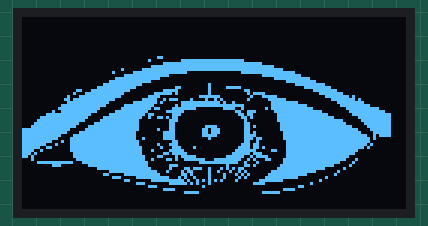
This sketch was run on a simulated Arduino Uno, built with avr-gcc and run on an emulated ATmega328P. On the bench: 128×64 one-colour display.

Above: at 0.1 s.

The sketch:

smartface_recog.ino
```cpp
#include "ssd1306.h"
#include "Adafruit_GFX.h"
//////////////////////////
const uint8_t Owl [] PROGMEM = {
0x00, 0x00, 0x00, 0x00, 0x00, 0x00, 0x00, 0x00, 0x00, 0x00,
0x00, 0x00, 0x00, 0x00, 0x00, 0x00, 0x00, 0x00, 0x00, 0x00,
0x00, 0x00, 0x00, 0x00, 0x00, 0x00, 0x00, 0x00, 0x00, 0x00,
0x00, 0x00, 0x00, 0x00, 0x00, 0x00, 0x00, 0x00, 0x00, 0x00,
0x00, 0x00, 0x00, 0x00, 0x00, 0x00, 0x00, 0x00, 0x00, 0x00,
0x00, 0x00, 0x00, 0x00, 0x00, 0x00, 0x00, 0x00, 0x00, 0x00,
0x00, 0x00, 0x00, 0x00, 0x00, 0x00, 0x00, 0x00, 0x00, 0x00,
0x00, 0x00, 0x00, 0x00, 0x00, 0x00, 0x00, 0x00, 0x00, 0x00,
0x00, 0x00, 0x00, 0x00, 0x00, 0x00, 0x00, 0x00, 0x00, 0x00,
0x00, 0x00, 0x00, 0x00, 0x00, 0x00, 0x00, 0x00, 0x00, 0x00,
0x00, 0x00, 0x00, 0x00, 0x00, 0x00, 0x00, 0x00, 0x00, 0x00,
0x00, 0x00, 0x00, 0x00, 0x00, 0x00, 0x00, 0x00, 0x00, 0x00,
0x00, 0x00, 0x00, 0x00, 0x00, 0x00, 0x00, 0x00, 0x00, 0x00,
0x00, 0x00, 0x00, 0x00, 0x00, 0x00, 0x00, 0x00, 0x00, 0x00,
0x00, 0x00, 0x00, 0x00, 0x00, 0x00, 0x00, 0x00, 0x00, 0x00,
0x00, 0x00, 0x00, 0x00, 0x00, 0x00, 0x00, 0x00, 0x00, 0x00,
0x00, 0x00, 0x00, 0x00, 0x00, 0x00, 0x00, 0x00, 0x00, 0x00,
0x40, 0x00, 0x00, 0x20, 0x20, 0x80, 0x80, 0x80, 0x80, 0x80,
0x80, 0xC0, 0xC0, 0xC0, 0xC0, 0xC0, 0xC0, 0xC0, 0xC0, 0xC0,
0xC0, 0xC0, 0xC0, 0xC0, 0xC0, 0xC0, 0xC0, 0xC0, 0xC0, 0xC0,
0xC0, 0xC0, 0x80, 0x80, 0x80, 0x80, 0x80, 0x80, 0x00, 0x00,
0x00, 0x00, 0x00, 0x00, 0x00, 0x00, 0x00, 0x00, 0x00, 0x00,
0x00, 0x00, 0x00, 0x00, 0x00, 0x00, 0x00, 0x00, 0x00, 0x00,
0x00, 0x00, 0x00, 0x00, 0x00, 0x00, 0x00, 0x00, 0x00, 0x00,
0x00, 0x00, 0x00, 0x00, 0x00, 0x00, 0x00, 0x00, 0x00, 0x00,
0x00, 0x00, 0x00, 0x00, 0x00, 0x00, 0x00, 0x00, 0x00, 0x00,
0x00, 0x00, 0x00, 0x00, 0x00, 0x00, 0x00, 0x00, 0x00, 0x00,
0x00, 0x00, 0x00, 0x00, 0x00, 0x00, 0x00, 0x00, 0x00, 0x00,
0x00, 0x80, 0x80, 0xC0, 0xC0, 0xE0, 0xE4, 0xF0, 0xF0, 0xF2,
0xF8, 0xF8, 0xF8, 0xFC, 0x7C, 0x7C, 0x3E, 0x3E, 0x3E, 0x1F,
0x1F, 0x1F, 0x0F, 0x0F, 0x0F, 0x07, 0x07, 0x87, 0x87, 0x07,
0x07, 0x03, 0x03, 0x03, 0x03, 0x03, 0x03, 0x03, 0xC3, 0x03,
0x03, 0x03, 0x03, 0x03, 0x83, 0x83, 0x83, 0x83, 0x83, 0x07,
0x07, 0x07, 0x07, 0x07, 0x07, 0x07, 0x0F, 0x0F, 0x0F, 0x0F,
0x1E, 0x1E, 0x1E, 0x1C, 0x3C, 0x3C, 0x3C, 0x78, 0x78, 0x70,
0xF0, 0xF0, 0xE0, 0xE0, 0xC0, 0xC0, 0xC0, 0x80, 0x80, 0x00,
0x00, 0x00, 0x00, 0x00, 0x00, 0x00, 0x00, 0x00, 0x00, 0x00,
0x00, 0x00, 0x00, 0x00, 0x00, 0x00, 0x00, 0x00, 0x00, 0x00,
0x00, 0x00, 0x00, 0x00, 0x00, 0x00, 0x00, 0x00, 0x00, 0x00,
0x00, 0x00, 0x00, 0x00, 0x80, 0x00, 0x40, 0xE0, 0xE8, 0xFC,
0xF0, 0xFA, 0xF9, 0xFD, 0xFC, 0xFE, 0xFE, 0xFF, 0xFF, 0x7F,
0x3F, 0x3F, 0x1F, 0x0F, 0x0F, 0x87, 0x87, 0xC3, 0xE1, 0xE1,
0xE0, 0xF0, 0xF0, 0xF0, 0xF8, 0xF8, 0x7C, 0x3C, 0x5E, 0x46,
0x12, 0x0B, 0x83, 0x8B, 0xC9, 0xEB, 0xC0, 0xF0, 0x70, 0x70,
0x78, 0x70, 0x30, 0x34, 0x34, 0x3C, 0x37, 0x34, 0x3C, 0x34,
0x28, 0x70, 0x60, 0x60, 0x70, 0xA0, 0xA0, 0x60, 0x01, 0x8B,
0x84, 0x82, 0x02, 0x02, 0x06, 0x44, 0x0C, 0x7C, 0xFC, 0xF8,
0xF8, 0xF8, 0xF0, 0xF0, 0xF0, 0xF0, 0xE0, 0xE0, 0xE0, 0xC0,
0xC0, 0x81, 0x81, 0x83, 0x03, 0x07, 0x07, 0x0F, 0x0F, 0x1E,
0x3E, 0x3C, 0x7C, 0xF8, 0xFC, 0xF0, 0xF8, 0xF0, 0xE0, 0xE0,
0xC0, 0xC0, 0xC0, 0x80, 0x80, 0x00, 0x00, 0x00, 0x00, 0x00,
0x00, 0x00, 0xE0, 0xE0, 0xE0, 0xF0, 0xF8, 0xFC, 0xFE, 0xFE,
0xFF, 0xFF, 0xFF, 0xFF, 0xFF, 0x7F, 0x7F, 0x3F, 0x1F, 0x9F,
0x8F, 0xC7, 0xC7, 0xE3, 0xF1, 0xF0, 0xF8, 0xF8, 0xFC, 0xFE,
0xFE, 0xFF, 0xFF, 0xFF, 0xFF, 0xFF, 0xFF, 0xFF, 0xFF, 0xFF,
0x3F, 0x03, 0x01, 0x00, 0x03, 0x01, 0x00, 0x22, 0x02, 0xC0,
0xC2, 0xFC, 0xFF, 0x07, 0x01, 0x00, 0x00, 0x00, 0x00, 0x00,
0x00, 0x00, 0xE0, 0xF0, 0x90, 0xF0, 0xF0, 0x60, 0x00, 0x00,
0x00, 0x00, 0x00, 0x00, 0x01, 0x03, 0xFE, 0xF9, 0x83, 0xD0,
0x00, 0x00, 0x00, 0x00, 0x00, 0x00, 0x00, 0x07, 0x3F, 0xFF,
0xFF, 0xFF, 0xFF, 0xFF, 0xFF, 0xFF, 0xFF, 0xFF, 0xFF, 0xFF,
0xFF, 0xFF, 0xFF, 0xFF, 0xFE, 0xFE, 0xFC, 0xFC, 0xFC, 0xF8,
0xF0, 0xF0, 0xE1, 0xE1, 0xC3, 0x87, 0x8F, 0x1F, 0x3F, 0xFF,
0x7F, 0xFF, 0xFF, 0xFF, 0xFF, 0x00, 0x00, 0x00, 0x00, 0x00,
0x7F, 0x7F, 0x3F, 0xDF, 0x2F, 0x0F, 0x17, 0x07, 0x0B, 0x0B,
0x01, 0x05, 0x00, 0x02, 0x00, 0x00, 0x1F, 0x7F, 0xFF, 0xFF,
0xFF, 0xFF, 0xFF, 0xFF, 0xFF, 0xFF, 0xFF, 0xFF, 0xFF, 0xFF,
0xFF, 0xFF, 0xFF, 0xFF, 0xFF, 0xFF, 0xFF, 0xFF, 0xFE, 0xF8,
0xC1, 0x00, 0x00, 0x90, 0x00, 0x44, 0x48, 0x21, 0xA1, 0x95,
0x3F, 0xFE, 0x38, 0x70, 0xE0, 0xC0, 0xC0, 0xC8, 0x80, 0x80,
0x80, 0x00, 0x01, 0x00, 0x80, 0x80, 0x80, 0x80, 0xC0, 0xC0,
0xE0, 0xF0, 0xF8, 0x7C, 0x3F, 0xBF, 0x51, 0xBC, 0x6F, 0x61,
0x48, 0xC0, 0x80, 0x10, 0x10, 0x00, 0x00, 0x81, 0xFF, 0xFF,
0xFF, 0xFF, 0xFF, 0xFF, 0xFF, 0xFF, 0xFF, 0xFF, 0xFF, 0xFF,
0xFF, 0xFF, 0xFF, 0xFF, 0xFF, 0xFF, 0xFF, 0xFF, 0x7F, 0x3F,
0x3F, 0x9F, 0x0F, 0x0F, 0x07, 0x0B, 0x04, 0x01, 0x00, 0x00,
0x00, 0x00, 0x00, 0x00, 0x00, 0x00, 0x00, 0x00, 0x00, 0x00,
0x00, 0x00, 0x00, 0x01, 0x01, 0x01, 0x01, 0x01, 0x03, 0x03,
0x03, 0x01, 0x01, 0x01, 0x01, 0x00, 0x00, 0x00, 0x01, 0x01,
0x03, 0x03, 0x03, 0x07, 0x07, 0x17, 0x17, 0x0F, 0x2F, 0x2F,
0x2F, 0x0F, 0x5F, 0x5F, 0x1F, 0x1F, 0xBF, 0xBF, 0xBF, 0x3F,
0x3C, 0x78, 0x78, 0x70, 0x60, 0x60, 0x68, 0xC6, 0xC2, 0xC2,
0xE0, 0xD8, 0xB4, 0x4C, 0x98, 0x24, 0xC4, 0x05, 0x41, 0x01,
0xFD, 0x01, 0x41, 0x09, 0x45, 0x31, 0x07, 0x09, 0x05, 0x51,
0x2C, 0x14, 0x2B, 0x12, 0x00, 0x82, 0x81, 0xC0, 0xC0, 0x60,
0x70, 0x78, 0x78, 0x7C, 0x7E, 0x3F, 0x3F, 0x3F, 0x3F, 0x3F,
0x1F, 0x1F, 0x1F, 0x0F, 0x8F, 0x0F, 0x07, 0x47, 0x07, 0x23,
0x03, 0x03, 0x11, 0x09, 0x00, 0x04, 0x00, 0x02, 0x01, 0x00,
0x00, 0x00, 0x00, 0x00, 0x00, 0x00, 0x00, 0x00, 0x00, 0x00,
0x00, 0x00, 0x00, 0x00, 0x00, 0x00, 0x00, 0x00, 0x00, 0x00,
0x00, 0x00, 0x00, 0x00, 0x00, 0x00, 0x00, 0x00, 0x00, 0x00,
0x00, 0x00, 0x00, 0x00, 0x00, 0x00, 0x00, 0x00, 0x00, 0x00,
0x00, 0x00, 0x00, 0x00, 0x00, 0x00, 0x00, 0x00, 0x00, 0x00,
0x00, 0x00, 0x00, 0x00, 0x00, 0x00, 0x00, 0x00, 0x01, 0x01,
0x01, 0x00, 0x00, 0x02, 0x02, 0x02, 0x02, 0x00, 0x00, 0x00,
0x04, 0x04, 0x04, 0x04, 0x04, 0x00, 0x01, 0x00, 0x00, 0x00,
0x00, 0x00, 0x00, 0x00, 0x00, 0x00, 0x00, 0x00, 0x00, 0x00,
0x00, 0x00, 0x00, 0x00, 0x00, 0x00, 0x04, 0x04, 0x04, 0x04,
0x04, 0x04, 0x00, 0x02, 0x02, 0x02, 0x02, 0x00, 0x01, 0x01,
0x00, 0x00, 0x00, 0x00, 0x00, 0x00, 0x00, 0x00, 0x00, 0x00,
0x00, 0x00, 0x00, 0x00, 0x00, 0x00, 0x00, 0x00, 0x00, 0x00,
0x00, 0x00, 0x00, 0x00, 0x00, 0x00, 0x00, 0x00, 0x00, 0x00,
0x00, 0x00, 0x00, 0x00, 0x00, 0x00, 0x00, 0x00, 0x00, 0x00,
0x00, 0x00, 0x00, 0x00, 0x00, 0x00, 0x00, 0x00, 0x00, 0x00,
0x00, 0x00, 0x00, 0x00, 0x00, 0x00, 0x00, 0x00, 0x00, 0x00,
0x00, 0x00, 0x00, 0x00, 0x00, 0x00, 0x00, 0x00, 0x00, 0x00,
0x00, 0x00, 0x00, 0x00, 0x00, 0x00, 0x00, 0x00, 0x00, 0x00,
0x00, 0x00, 0x00, 0x00, 0x00, 0x00, 0x00, 0x00, 0x00, 0x00,
0x00, 0x00, 0x00, 0x00, 0x00, 0x00, 0x00, 0x00, 0x00, 0x00,
0x00, 0x00, 0x00, 0x00, 0x00, 0x00, 0x00, 0x00, 0x00, 0x00,
0x00, 0x00, 0x00, 0x00, 0x00, 0x00, 0x00, 0x00, 0x00, 0x00,
0x00, 0x00, 0x00, 0x00, 0x00, 0x00, 0x00, 0x00, 0x00, 0x00,
0x00, 0x00, 0x00, 0x00, 0x00, 0x00, 0x00, 0x00, 0x00, 0x00,
0x00, 0x00, 0x00, 0x00, 0x00, 0x00, 0x00, 0x00, 0x00, 0x00,
0x00, 0x00, 0x00, 0x00, 0x00, 0x00, 0x00, 0x00, 0x00, 0x00,
0x00, 0x00
};

//////////////////////////////


void setup() {
Serial.begin(9600);

}

void loop() {

   ssd1306_drawBitmap(0, 0, 128, 64, Owl);
  delay( 100);

}
```
